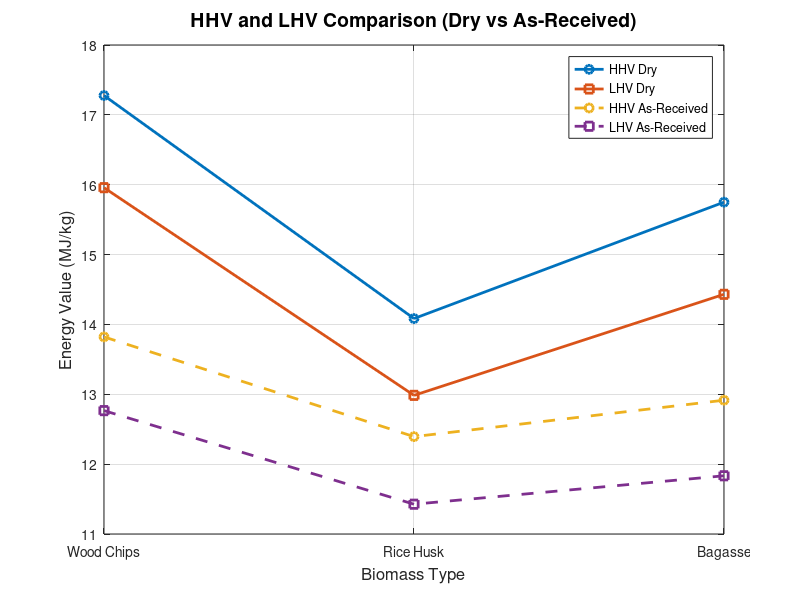

Recreate this plot in MATLAB.
% Biomass types and their ultimate analysis (dry basis)
biomass = {'Wood Chips', 'Rice Husk', 'Bagasse'};

% Elemental composition: [C, H, O, N, S, Moisture] in %
data = [49, 6, 44, 0.1, 0.01, 20;
        39, 5, 35, 0.4, 0.1, 12;
        45, 6, 45, 0.3, 0.05, 18];

HHV_dry = zeros(1,3);
LHV_dry = zeros(1,3);
HHV_ar = zeros(1,3);
LHV_ar = zeros(1,3);

fprintf('Stoichiometric Energy Estimation (As-Received)\n');
fprintf('--------------------------------------------------\n');
fprintf('%-12s | HHV_dry | LHV_dry | HHV_ar | LHV_ar\n', 'Biomass');

for i = 1:length(biomass)
    C = data(i,1);
    H = data(i,2);
    O = data(i,3);
    S = data(i,5);
    Moisture = data(i,6);

    % HHV (dry)
    HHV = 0.338*C + 1.428*(H - O/8) + 0.095*S;
    
    % LHV (dry)
    LHV = HHV - 2.443 * 9 * (H/100);

    % Moisture adjustment
    HHV_m = HHV * (1 - Moisture/100);
    LHV_m = LHV * (1 - Moisture/100);

    HHV_dry(i) = HHV;
    LHV_dry(i) = LHV;
    HHV_ar(i) = HHV_m;
    LHV_ar(i) = LHV_m;

    fprintf('%-12s | %7.2f | %7.2f | %7.2f | %7.2f\n', biomass{i}, HHV, LHV, HHV_m, LHV_m);
end

% Plotting line graph
x = 1:3;

figure;
plot(x, HHV_dry, '-o', 'LineWidth', 2);
hold on;
plot(x, LHV_dry, '-s', 'LineWidth', 2);
plot(x, HHV_ar, '--o', 'LineWidth', 2);
plot(x, LHV_ar, '--s', 'LineWidth', 2);
hold off;

xticks(x);
xticklabels(biomass);
xlabel('Biomass Type', 'FontSize', 12);
ylabel('Energy Value (MJ/kg)', 'FontSize', 12);
title('HHV and LHV Comparison (Dry vs As-Received)', 'FontSize', 14);
legend({'HHV Dry', 'LHV Dry', 'HHV As-Received', 'LHV As-Received'}, 'Location', 'northeast');
grid on;
